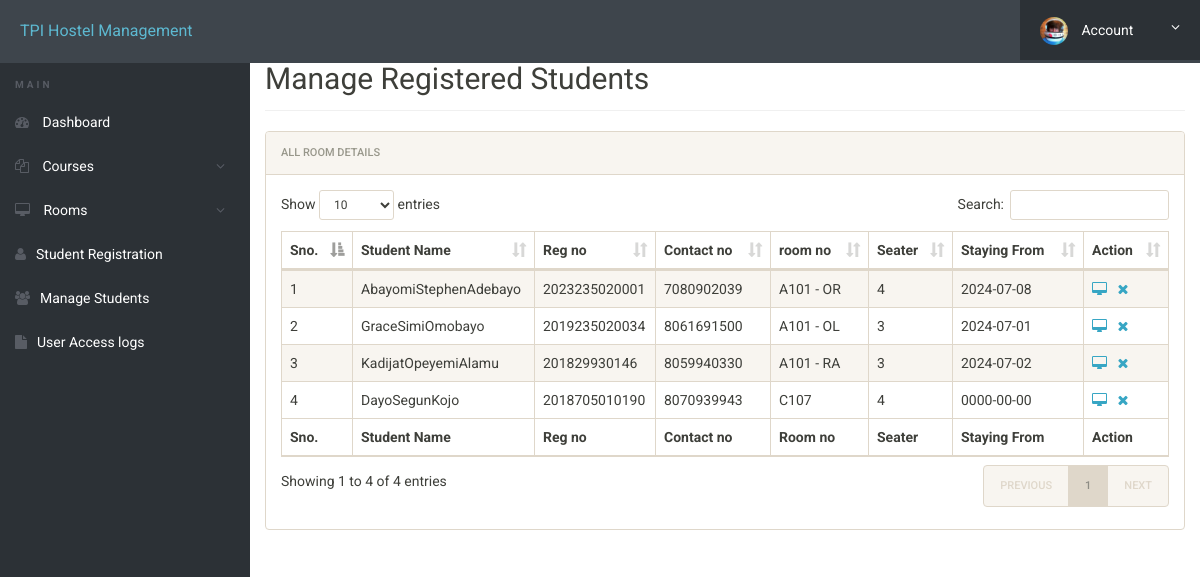
Screenshot of /hostel/admin/manage-students.php (signed in) with the database file from the repository.
### tables this page shows
CREATE TABLE `registration` (
  `id` int(11) NOT NULL,
  `roomno` varchar(15) DEFAULT NULL,
  `seater` int(11) DEFAULT NULL,
  `feespm` int(11) DEFAULT NULL,
  `foodstatus` int(11) DEFAULT NULL,
  `stayfrom` date DEFAULT NULL,
  `duration` int(11) DEFAULT NULL,
  `course` varchar(500) DEFAULT NULL,
  `regno` varchar(15) DEFAULT NULL,
  `firstName` varchar(500) DEFAULT NULL,
  `middleName` varchar(500) DEFAULT NULL,
  `lastName` varchar(500) DEFAULT NULL,
  `gender` varchar(250) DEFAULT NULL,
  `contactno` bigint(11) DEFAULT NULL,
  `emailid` varchar(500) DEFAULT NULL,
  `egycontactno` bigint(11) DEFAULT NULL,
  `guardianName` varchar(500) DEFAULT NULL,
  `guardianRelation` varchar(500) DEFAULT NULL,
  `guardianContactno` bigint(11) DEFAULT NULL,
  `corresAddress` varchar(500) DEFAULT NULL,
  `corresCIty` varchar(500) DEFAULT NULL,
  `corresState` varchar(500) DEFAULT NULL,
  `corresPincode` int(11) DEFAULT NULL,
  `pmntAddress` varchar(500) DEFAULT NULL,
  `pmntCity` varchar(500) DEFAULT NULL,
  `pmnatetState` varchar(500) DEFAULT NULL,
  `pmntPincode` int(11) DEFAULT NULL,
  `postingDate` timestamp NULL DEFAULT current_timestamp(),
  `updationDate` varchar(500) DEFAULT NULL
);

### hostel/admin/manage-students.php (the view, shortened to what this page needs)
<?php
include('includes/config.php');
?>
<!doctype html>
<html lang="en" class="no-js">
<head>
	<link rel="stylesheet" href="css/font-awesome.min.css">
	<link rel="stylesheet" href="css/bootstrap.min.css">
	<link rel="stylesheet" href="css/dataTables.bootstrap.min.css">
	<link rel="stylesheet" href="css/bootstrap-social.css">
	<link rel="stylesheet" href="css/bootstrap-select.css">
	<link rel="stylesheet" href="css/fileinput.min.css">
	<link rel="stylesheet" href="css/awesome-bootstrap-checkbox.css">
	<link rel="stylesheet" href="css/style.css">
</head>
<body>
	<?php include('includes/header.php');?>
	<div class="ts-main-content">
			<?php include('includes/sidebar.php');?>
		<div class="content-wrapper">
			<div class="container-fluid">
				<div class="row">
					<div class="col-md-12">
						<h2 class="page-title" style="margin-top:4%">Manage Registered Students</h2>
						<div class="panel panel-default">
							<div class="panel-heading">All Room Details</div>
							<div class="panel-body">
								<table id="zctb" class="display table table-striped table-bordered table-hover" cellspacing="0" width="100%">
									<thead>
										<tr>
											<th>Sno.</th>
											<th>Student Name</th>
											<th>Reg no</th>
											<th>Contact no </th>
											<th>room no  </th>
											<th>Seater </th>
											<th>Staying From </th>
											<th>Action</th>
										</tr>
									</thead>
									<tfoot>
										<tr>
											<th>Sno.</th>
											<th>Student Name</th>
											<th>Reg no</th>
											<th>Contact no </th>
											<th>Room no  </th>
											<th>Seater </th>
											<th>Staying From </th>
											<th>Action</th>
										</tr>
									</tfoot>
									<tbody>
<?php
$ret="select * from registration";
$stmt= $mysqli->prepare($ret) ;
$stmt->execute() ;
$res=$stmt->get_result();
$cnt=1;
while($row=$res->fetch_object())
	  {
	  	?>
<tr><td><?php echo $cnt;;?></td>
<td><?php echo $row->firstName;?><?php echo $row->middleName;?><?php echo $row->lastName;?></td>
<td><?php echo $row->regno;?></td>
<td><?php echo $row->contactno;?></td>
<td><?php echo $row->roomno;?></td>
<td><?php echo $row->seater;?></td>
<td><?php echo $row->stayfrom;?></td>
<td>
<a href="javascript:void(0);"  onClick="popUpWindow('http://localhost/hostel/admin/full-profile.php?id=<?php echo $row->id;?>');" title="View Full Details"><i class="fa fa-desktop"></i></a>&nbsp;&nbsp;
<a href="manage-students.php?del=<?php echo $row->id;?>" title="Delete Record" onclick="return confirm("Do you want to delete");"><i class="fa fa-close"></i></a></td>
										</tr>
									<?php
$cnt=$cnt+1;
									 } ?>
									</tbody>
								</table>
							</div>
						</div>
					</div>
				</div>
			</div>
		</div>
	</div>
</body>
</html>

### hostel/admin/css/style.css (style rules this page uses)
html { font-size: 14px; }
@media only screen and (min-width: 480px) { html { font-size: 17px; } }
@media only screen and (min-width: 768px) { html { font-size: 14px; } }
body { font-size: 1em; }
a { color: #37a6c4; }
.panel { overflow: hidden; }
.page-title { padding-bottom: 15px; margin-bottom: 20px; border-bottom: 1px solid #f0f0f0; }
.ts-main-content .content-wrapper { padding-top: 15px; margin-top: 10px; }
@media only screen and (min-width: 992px) { .ts-main-content .content-wrapper { margin-left: 250px; } }

### rows the page displays
registration: firstName "Abayomi", middleName "Stephen", lastName "Adebayo", regno "2023235020001", contactno "7080902039", roomno "A101 - OR", seater "4", stayfrom "2024-07-08"
registration: firstName "Grace", middleName "Simi", lastName "Omobayo", regno "2019235020034", contactno "8061691500", roomno "A101 - OL", seater "3", stayfrom "2024-07-01"
registration: firstName "Kadijat", middleName "Opeyemi", lastName "Alamu", regno "201829930146", contactno "8059940330", roomno "A101 - RA", seater "3", stayfrom "2024-07-02"
registration: firstName "Dayo", middleName "Segun", lastName "Kojo", regno "2018705010190", contactno "8070939943", roomno "C107", seater "4", stayfrom "0000-00-00"
